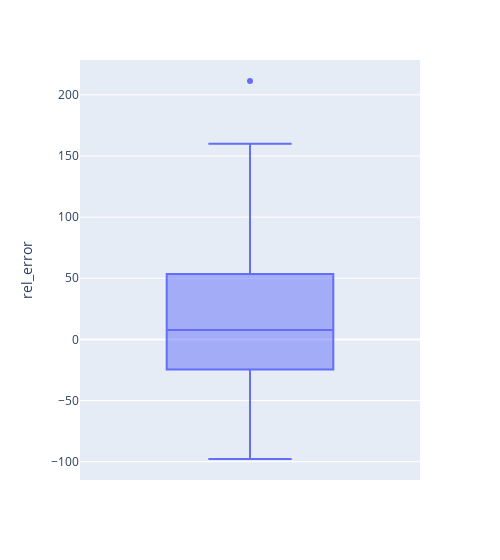

Notebook code cell kept with this figure:
### Code cell
fig = px.box(no_digits_match_one_digit_one_digit.query("rel_error < 1000"), y="rel_error")
fig.update_layout(width=500)
fig.show()

### Figure 1 — Plotly figure (JSON) as saved in the notebook; plotly's stock layout.template omitted (floating-point values rounded to 4 significant figures)
{"data": [{"alignmentgroup": "True", "hovertemplate": "rel_error=%{y}<extra></extra>", "legendgroup": "", "marker": {"color": "#636efa"}, "name": "", "notched": false, "offsetgroup": "", "orientation": "v", "showlegend": false, "type": "box", "x0": " ", "xaxis": "x", "y": [100.0, -65.22, 211.3, -11.11, 12.9, -63.64, -50.0, 14.29, 20.0, -50.0, -12.5, -33.33, 23.08, 100.0, 160.0, 56.0, 25.64, -87.5, 100.0, 7.69, 77.78, -5.0, 5.26, -97.81, 50.0, -21.74, -20.0, 52.63, -3.33, -10.0, 50.0, 50.0, -3.45, 80.0, -50.0, 100.0, 15.25, -66.67, -4.55, -83.33, -5.26, 42.86, 71.43, -87.5, 93.75], "y0": " ", "yaxis": "y"}], "layout": {"boxmode": "group", "legend": {"tracegroupgap": 0}, "margin": {"t": 60}, "width": 500, "xaxis": {"anchor": "y", "domain": [0, 1]}, "yaxis": {"anchor": "x", "domain": [0, 1], "title": {"text": "rel_error"}}}}
